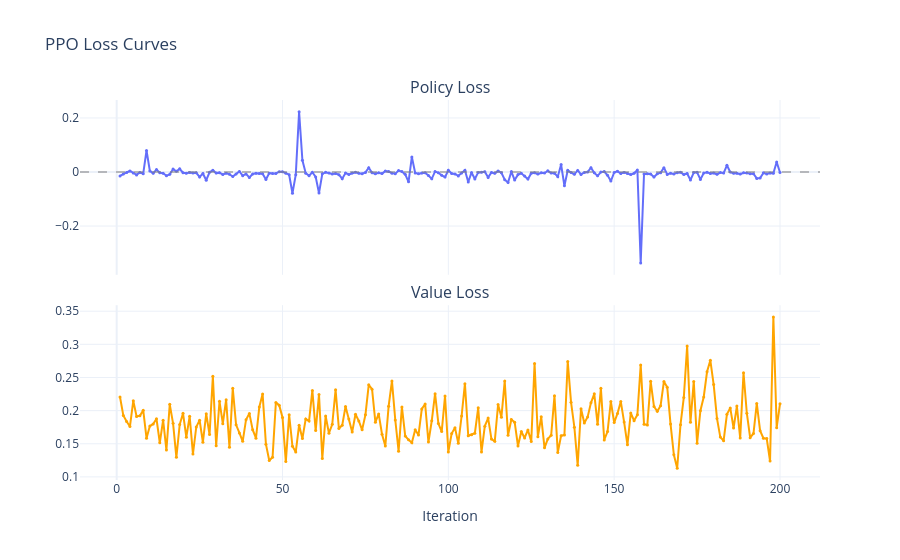

Here is the notebook cell this chart was saved with:
### Markdown cell above
## Loss Curves (PPO)

Policy loss should hover near 0 (small positive/negative swings are normal).
Value loss should decrease over training.

### Code cell
if not ppo.empty:
    fig = make_subplots(rows=2, cols=1, shared_xaxes=True,
                        subplot_titles=["Policy Loss", "Value Loss"],
                        vertical_spacing=0.08)
    fig.add_trace(go.Scatter(x=ppo["iter"], y=ppo["pi_loss"], mode="lines+markers",
                             name="pi_loss", marker=dict(size=3)), row=1, col=1)
    fig.add_trace(go.Scatter(x=ppo["iter"], y=ppo["v_loss"], mode="lines+markers",
                             name="v_loss", marker=dict(size=3),
                             line=dict(color="orange")), row=2, col=1)
    fig.update_layout(height=500, title="PPO Loss Curves",
                      xaxis2_title="Iteration", showlegend=False)
    fig.add_hline(y=0, line_dash="dash", line_color="gray", opacity=0.5, row=1, col=1)
    fig.show()

### Figure 1 — Plotly figure (JSON) as saved in the notebook; plotly's stock layout.template omitted (floating-point values rounded to 4 significant figures; data arrays with more than 128 entries replaced by an {"elided": "..."} marker saying what was removed)
{"data": [{"marker": {"size": 3}, "mode": "lines+markers", "name": "pi_loss", "type": "scatter", "x": {"elided": "200 int values"}, "xaxis": "x", "y": {"elided": "200 float values"}, "yaxis": "y"}, {"line": {"color": "orange"}, "marker": {"size": 3}, "mode": "lines+markers", "name": "v_loss", "type": "scatter", "x": {"elided": "200 int values"}, "xaxis": "x2", "y": {"elided": "200 float values"}, "yaxis": "y2"}], "layout": {"annotations": [{"font": {"size": 16}, "showarrow": false, "text": "Policy Loss", "x": 0.5, "xanchor": "center", "xref": "paper", "y": 1, "yanchor": "bottom", "yref": "paper"}, {"font": {"size": 16}, "showarrow": false, "text": "Value Loss", "x": 0.5, "xanchor": "center", "xref": "paper", "y": 0.46, "yanchor": "bottom", "yref": "paper"}], "autosize": true, "shapes": [{"line": {"color": "gray", "dash": "dash"}, "opacity": 0.5, "type": "line", "x0": 0, "x1": 1, "xref": "x domain", "y0": 0, "y1": 0, "yref": "y"}], "showlegend": false, "title": {"text": "PPO Loss Curves"}, "xaxis": {"anchor": "y", "autorange": true, "domain": [0, 1], "matches": "x2", "range": [-10.74, 211.7], "showticklabels": false, "type": "linear"}, "xaxis2": {"anchor": "y2", "autorange": true, "domain": [0, 1], "range": [-10.74, 211.7], "title": {"text": "Iteration"}, "type": "linear"}, "yaxis": {"anchor": "x", "autorange": true, "domain": [0.54, 1], "range": [-0.3828, 0.2689], "type": "linear"}, "yaxis2": {"anchor": "x2", "autorange": true, "domain": [0, 0.46], "range": [0.09431, 0.36], "type": "linear"}}}
